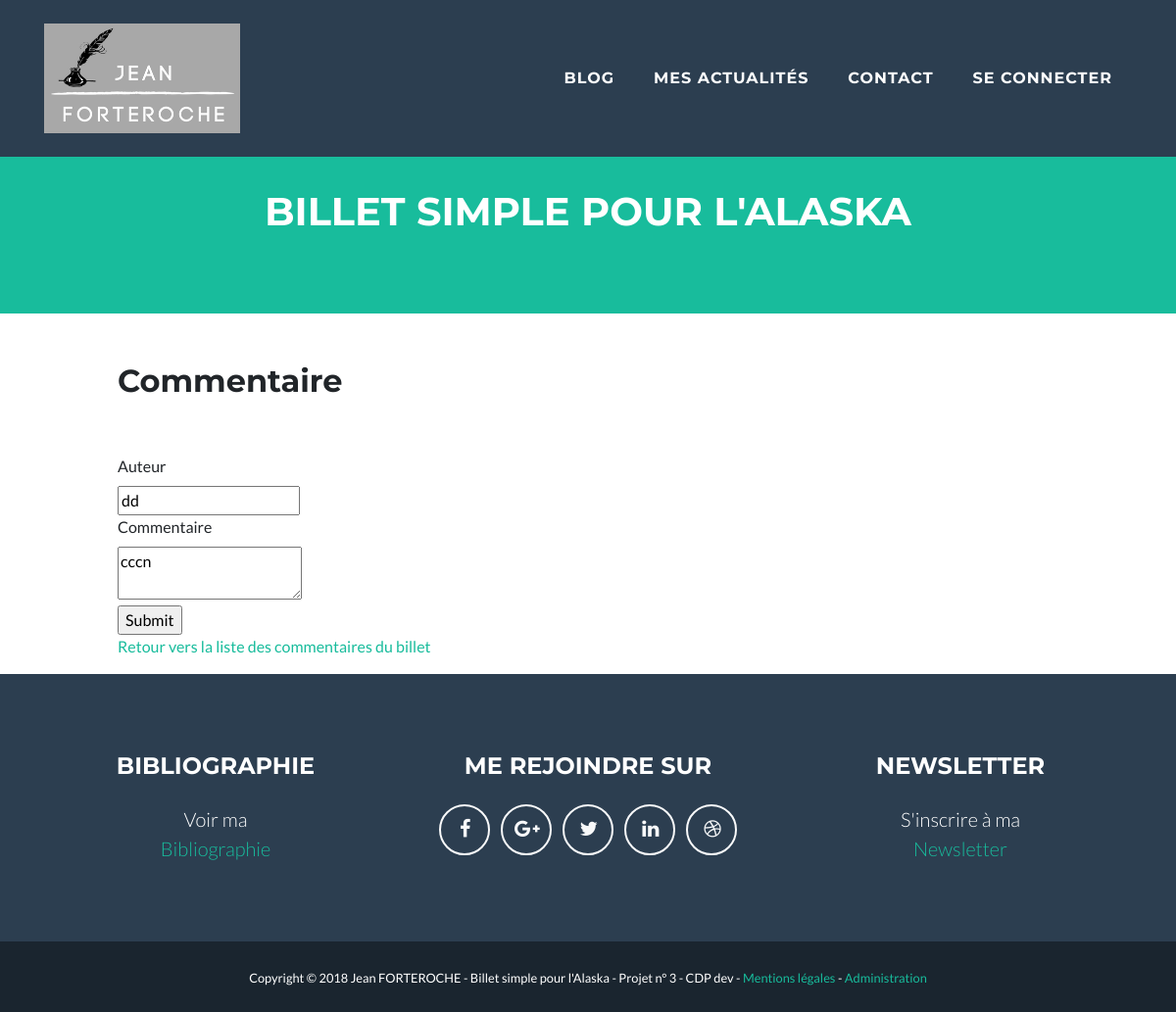
The page /Blog.php?action=Comment&numComm=12 on the database as committed earlier.
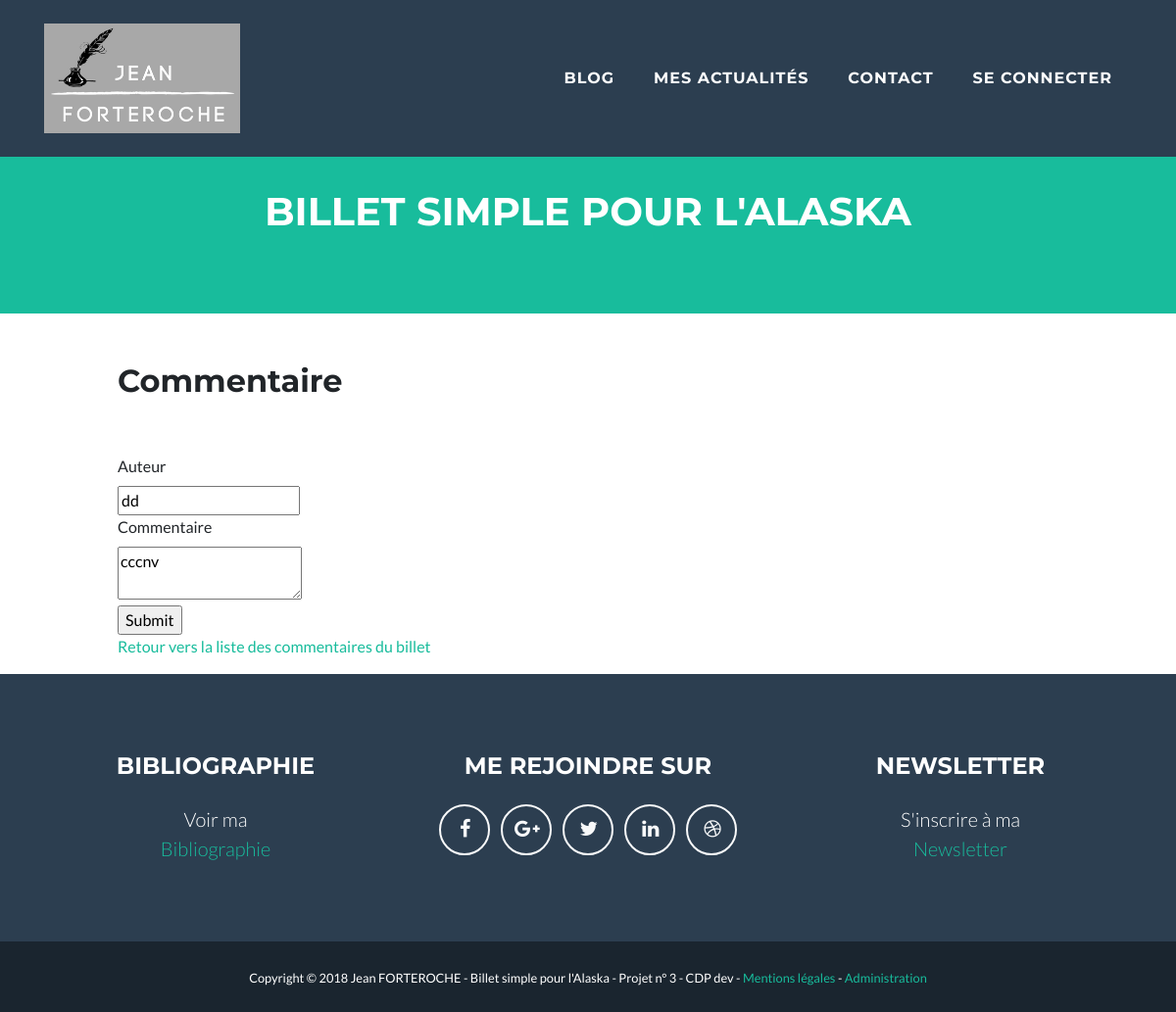
The same page on the database as committed later.
### tables this page shows
CREATE TABLE IF NOT EXISTS `comments` (
  `id` int(11) NOT NULL AUTO_INCREMENT,
  `author` varchar(255) NOT NULL,
  `comment` text NOT NULL,
  `comment_date` datetime NOT NULL,
  `post_id` int(11) NOT NULL,
  PRIMARY KEY (`id`)
);

### controler/Frontend.php (called while the page is built, shortened)
<?php
require_once('Autoload.php');
Class Frontend
{
    public function comment()
    {
        $commentManager = new CommentManager();
        $comment = $commentManager->getComment($_GET['numComm']);
        require('view/frontend/commentView.php');
    }
}

### model/CommentManager.php (called while the page is built, shortened)
<?php
class CommentManager extends DbConnect
{
    public function getComment ($numcomm)
    {
        $pdo = $this->dbConnect();
        $PDOStatement = $pdo->prepare('SELECT id, post_id, author, comment, DATE_FORMAT(comment_date, \'%d/%m/%Y à %Hh%imin%ss\') AS comment_date_fr FROM comments WHERE id = ? ORDER BY comment_date DESC');
        $PDOStatement->execute(array($numcomm));
        while ($data = $PDOStatement->fetch(\PDO::FETCH_ASSOC)) {
            $comment = new Comment();
            $comment->setAuthor($data['author']);
            $comment->setId($data['id']);
            $comment->setCommentDate($data['comment_date_fr']);
            $comment->setComment($data['comment']);
            $comment->setPostId($data['post_id']);
        }
        return $comment;
    }
}

### controler/Autoload.php (called while the page is built, shortened)
<?php
class Autoload
{
    static function chargerClass($class)
    {
        $file = str_replace('\\','/',$class);
        $file = ltrim($file,'/');
    }
}

### entity/Comment.php (called while the page is built, shortened)
<?php
class Comment
{
    private $id;
    private $author;
    private $comment;
    private $post_id;
    public function getId()
    {
        return $this->id;
    }
    public function setId($id)
    {
        $this->id = $id;
    }
    public function getAuthor()
    {
        return $this->author;
    }
    public function setAuthor($author)
    {
        $this->author = $author;
    }
    public function getComment()
    {
        return $this->comment;
    }
    public function setComment($comment)
    {
        $this->comment = $comment;
    }
    public function getPostId()
    {
        return $this->post_id;
    }
    public function setPostId($post_id)
    {
        $this->post_id = $post_id;
    }
}

### view/frontend/CommentView.php (the view, shortened to what this page needs)
<h2>Commentaire</h2>
<br></br>
<form action="Blog.php?action=ModifComment&amp;numComm=<?= $comment->getId() ?>" method="post">
    <div>
        <label for="author">Auteur</label><br />
        <input type="text" id="author" name="author" value="<?php echo $comment->getAuthor()?>" />
    </div>
    <div>
        <label for="comment">Commentaire</label><br />
        <textarea id="comment" name="comment"><?php echo $comment->getComment()?></textarea>
    </div>
    <div>
        <input type="submit" />
    </div>
    <div>
        <p>
            <a href="Blog.php?action=post&id=<?=$comment->getPostId(); ?>">Retour vers la liste des commentaires du billet</a>
        </p>
    </div>
</form>
<?php require('templateBlog.php'); ?>

Rows that differ between the two databases and show on the page:
changed comments "dd": comment "cccn" → "cccnv"
